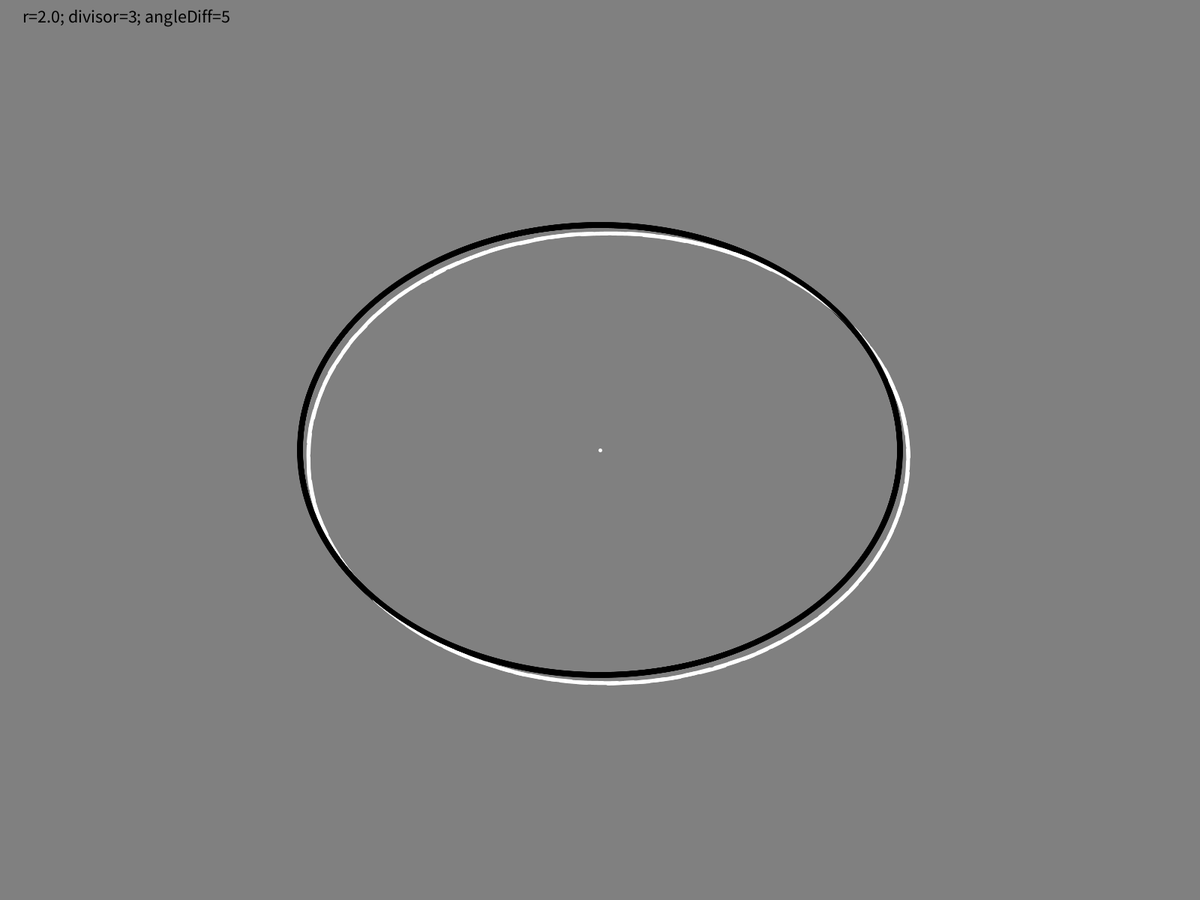
Frame 1 (no input)
Frame 60 (the mouse pressed at the canvas centre just before this capture): identical to frame 1, image omitted
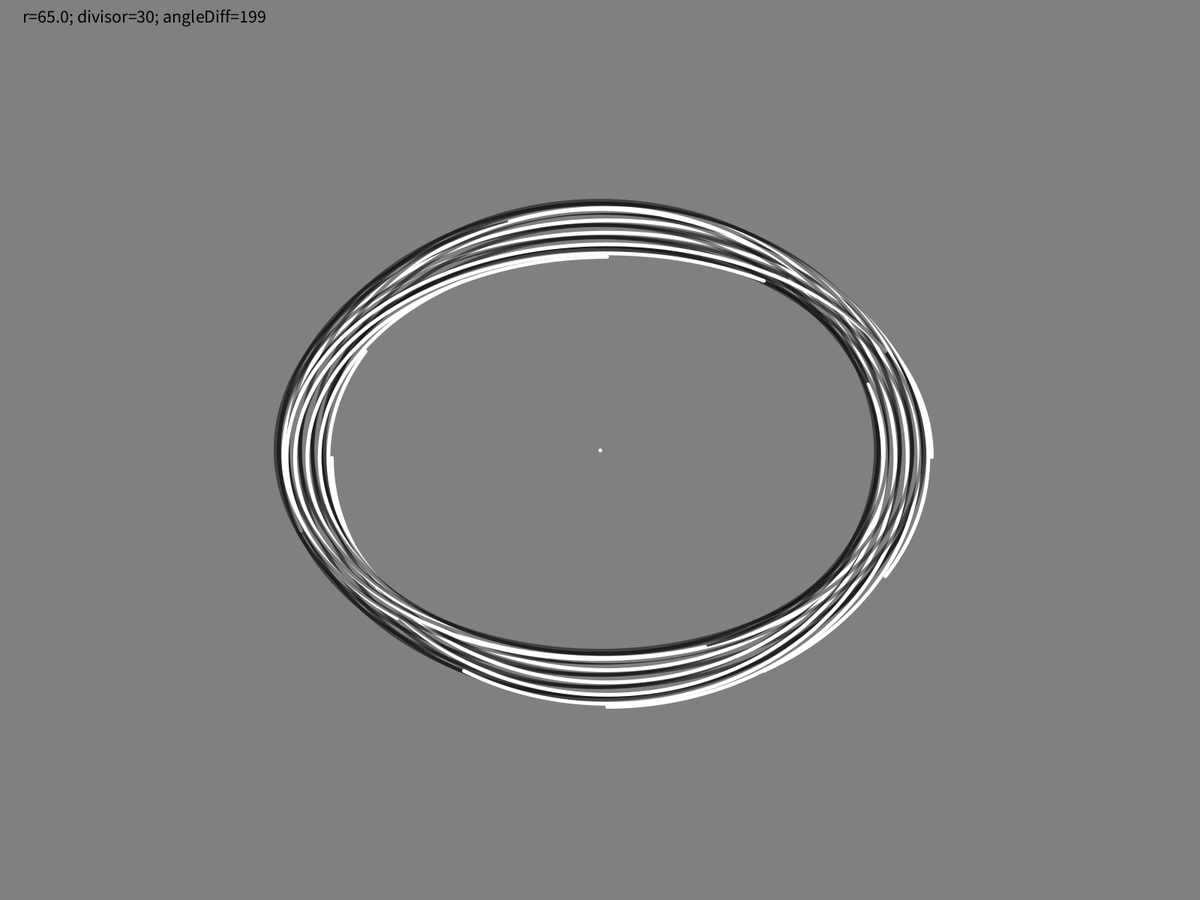
Frame 120 (the mouse held since frame 60 and released just before this capture)

The Processing sketch that drew these frames (run headless with seeded random() and noise(); from frame 60 on, the mouse is pressed at the canvas centre):

// Processing sketch: interesting_arc_patterns
// ── interesting_arc_patterns.pde
float r = 2;
int divisor = 3;
int angleDiff = 5;

float[] divisors = {360/2, 360/3, 360/6, 360/12, 360/18, 360/24, 360/30, 360/36, 360/42, 360/48, 360/54, 360/60};

PVector anchor;

void setup() {
  fullScreen();
  
  anchor = new PVector(width/2, height/2);
}

void mousePressed() {
  r = floor(random(1, 101));
  divisor = int(divisors[floor(random(0, 1) * divisors.length)]);
  angleDiff = int(random(0, 210));
}

void draw() {
  background(128);
  
  fill(0);
  textSize(24);
  text("r=" + r + "; divisor=" + divisor + "; angleDiff=" + angleDiff, 30, 30);
  
  strokeWeight(5);
  stroke(255);
  noFill();
   
  point(anchor.x, anchor.y);
  
  noFill();
  for (int i = 0; i < 360; i++) {
    if (i % divisor == 0) {
      stroke(255);
      arc(anchor.x+10, anchor.y+10, anchor.x + r * cos(radians(i)), anchor.y + r * sin(radians(i)), radians(i-angleDiff), radians(i));
      stroke(0, 128);
      // not using radians for start/stop here:
      arc(anchor.x, anchor.y, anchor.x + r * cos(radians(i)), anchor.y + r * sin(radians(i)), i-angleDiff, i);
    }
  }
}
